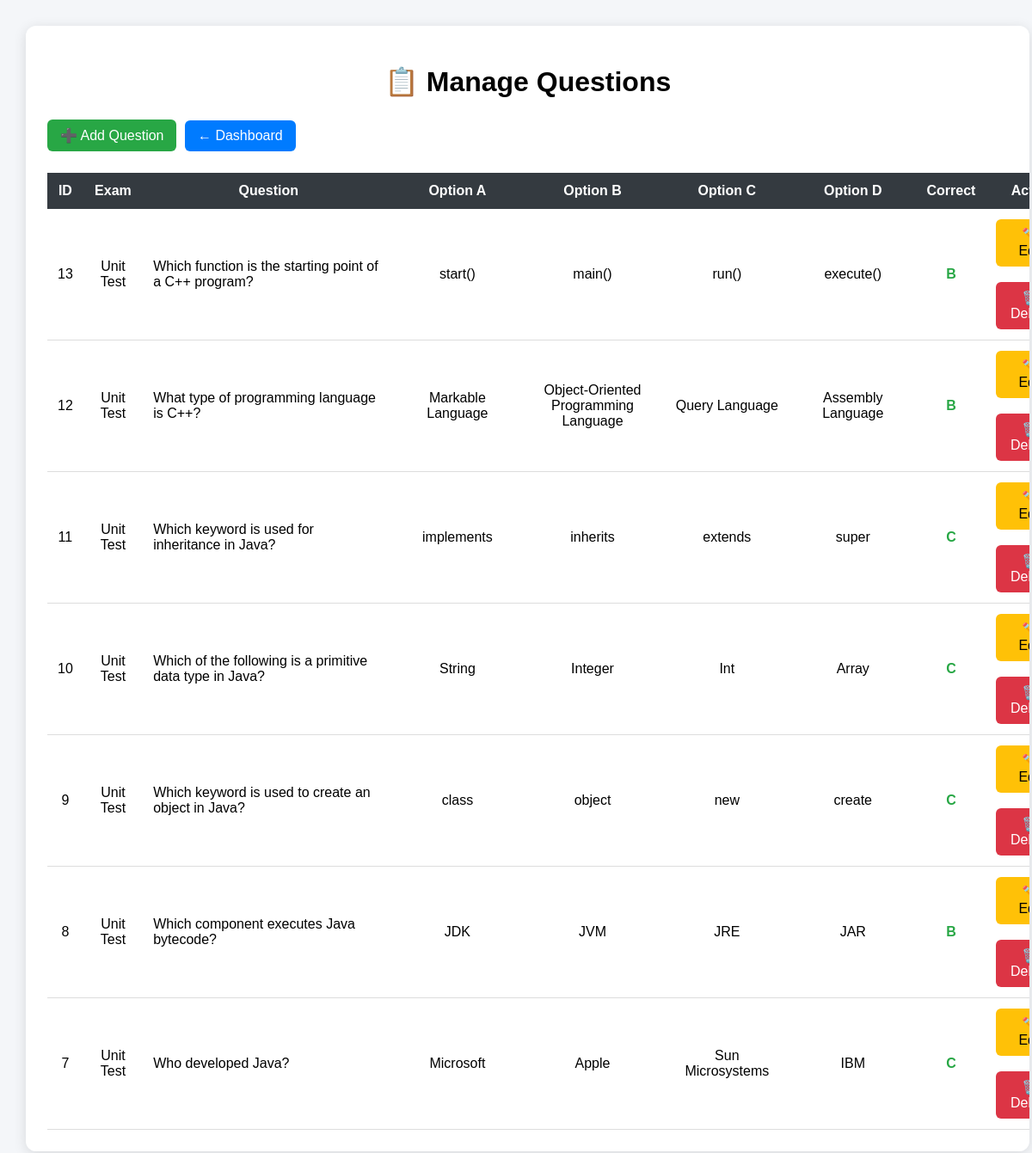
The page /admin/manage_questions.php (signed in) on the database its author committed.
### tables this page shows
CREATE TABLE `questions` (
  `id` int(11) NOT NULL,
  `exam_id` int(11) NOT NULL,
  `question` text NOT NULL,
  `option_a` varchar(255) NOT NULL,
  `option_b` varchar(255) NOT NULL,
  `option_c` varchar(255) NOT NULL,
  `option_d` varchar(255) NOT NULL,
  `correct_answer` char(1) NOT NULL
);

CREATE TABLE `exams` (
  `id` int(11) NOT NULL,
  `exam_name` varchar(100) NOT NULL,
  `subject` varchar(100) NOT NULL,
  `duration` int(11) NOT NULL
);

### admin/manage_questions.php (the view, shortened to what this page needs)
<?php
require_once "../config/database.php";
$sql = "SELECT
            q.id,
            q.exam_id,
            q.question,
            q.option_a,
            q.option_b,
            q.option_c,
            q.option_d,
            q.correct_answer,
            e.exam_name
        FROM questions q
        LEFT JOIN exams e
        ON q.exam_id = e.id
        ORDER BY q.id DESC";
$result = $conn->query($sql);
?>
<!DOCTYPE html>
<html lang="en">
<head>
</head>
<body>
<div class="container">
    <h1>📋 Manage Questions</h1>
    <div class="top-buttons">
        <a href="add_question.php"
           class="btn add-btn">
            ➕ Add Question
        </a>
        <a href="dashboard.php"
           class="btn dashboard-btn">
            ← Dashboard
        </a>
    </div>
    <?php if ($result->num_rows > 0) { ?>
        <table>
            <tr>
                <th>ID</th>
                <th>Exam</th>
                <th>Question</th>
                <th>Option A</th>
                <th>Option B</th>
                <th>Option C</th>
                <th>Option D</th>
                <th>Correct</th>
                <th>Action</th>
            </tr>
            <?php while ($row = $result->fetch_assoc()) { ?>
                <tr>
                    <td>
                        <?php echo (int)$row["id"]; ?>
                    </td>
                    <td>
                        <?php
                        echo htmlspecialchars(
                            $row["exam_name"] ?? "Unknown Exam"
                        );
                        ?>
                    </td>
                    <td class="question">
                        <?php
                        echo htmlspecialchars(
                            $row["question"]
                        );
                        ?>
                    </td>
                    <td class="option">
                        <?php
                        echo htmlspecialchars(
                            $row["option_a"]
                        );
                        ?>
                    </td>
                    <td class="option">
                        <?php
                        echo htmlspecialchars(
                            $row["option_b"]
                        );
                        ?>
                    </td>
                    <td class="option">
                        <?php
                        echo htmlspecialchars(
                            $row["option_c"]
                        );
                        ?>
                    </td>
                    <td class="option">
                        <?php
                        echo htmlspecialchars(
                            $row["option_d"]
                        );
                        ?>
                    </td>
                    <td class="correct">
                        <?php
                        echo htmlspecialchars(
                            $row["correct_answer"]
                        );
                        ?>
                    </td>
                    <td>
                        <a
                            href="edit_question.php?id=<?php echo (int)$row["id"]; ?>"
                            class="btn edit-btn"
                        >
                            ✏️ Edit
                        </a>
                        <br><br>
                        <a
                            href="manage_questions.php?delete=<?php echo (int)$row["id"]; ?>"
                            class="btn delete-btn"
                            onclick="return confirm('Are you sure you want to delete this question?');"
                        >
                            🗑️ Delete
                        </a>
                    </td>
                </tr>
            <?php } ?>
        </table>
    <?php } else { ?>
        <div class="no-question">
            No questions found.
        </div>
    <?php } ?>
</div>
</body>
</html>

### admin/manage_questions.php (style rules this page uses)
body { font-family: Arial, sans-serif; background: #f4f6f9; margin: 0; padding: 30px; }
.container { width: 98%; max-width: 1400px; margin: auto; background: white; padding: 25px; border-radius: 12px; box-shadow: 0 3px 15px rgba(0,0,0,0.12); overflow-x: auto; }
h1 { text-align: center; margin-bottom: 25px; }
.top-buttons { margin-bottom: 25px; }
.btn { display: inline-block; padding: 9px 15px; color: white; text-decoration: none; border-radius: 6px; margin-right: 5px; }
.add-btn { background: #28a745; }
.dashboard-btn { background: #007bff; }
.edit-btn { background: #ffc107; color: black; }
.delete-btn { background: #dc3545; }
table { width: 100%; border-collapse: collapse; min-width: 1200px; }
th { background: #343a40; color: white; padding: 12px; }
td { padding: 12px; text-align: center; border-bottom: 1px solid #ddd; vertical-align: middle; }
.question { text-align: left; min-width: 250px; }
.option { min-width: 120px; }
.correct { font-weight: bold; color: #28a745; }

### rows shown on the page
questions: id "13", exam.exam_name "Unit Test", question "Which function is the starting point of a C++ program?", option_a "start()", option_b "main()", option_c "run()", option_d "execute()", correct_answer "B"
questions: id "12", exam.exam_name "Unit Test", question "What type of programming language is C++?", option_a "Markable Language", option_b "Object-Oriented Programming Language", option_c "Query Language", option_d "Assembly Language", correct_answer "B"
questions: id "11", exam.exam_name "Unit Test", question "Which keyword is used for inheritance in Java?", option_a "implements", option_b "inherits", option_c "extends", option_d "super", correct_answer "C"
questions: id "10", exam.exam_name "Unit Test", question "Which of the following is a primitive data type in Java?", option_a "String", option_b "Integer", option_c "Int", option_d "Array", correct_answer "C"
questions: id "9", exam.exam_name "Unit Test", question "Which keyword is used to create an object in Java?", option_a "class", option_b "object", option_c "new", option_d "create", correct_answer "C"
questions: id "8", exam.exam_name "Unit Test", question "Which component executes Java bytecode?", option_a "JDK", option_b "JVM", option_c "JRE", option_d "JAR", correct_answer "B"
questions: id "7", exam.exam_name "Unit Test", question "Who developed Java?", option_a "Microsoft", option_b "Apple", option_c "Sun Microsystems", option_d "IBM", correct_answer "C"
